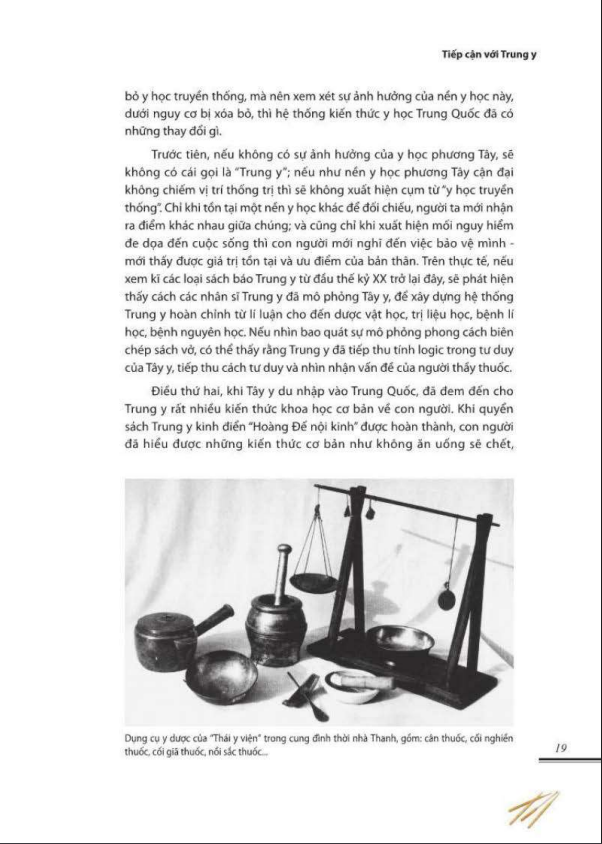
#> input picture assets/image.png, 602 x 844 px; its folder holds only this picture in this run
$ python model.py
#> lines starting #> are read from the running program, lines starting #| are printed output that depends on the picture; after the words box and inside, x2 and y2 are one past the last pixel; in counts of white or black regions, pixels touching at a corner belong together
import pytesseract
from PIL import Image, ImageEnhance, ImageFilter
import os
import sys

def preprocess_image(image_path):
#> called with image_path = 'assets/image.png'
    try:
        img = Image.open(image_path)
#> img is the input picture: PIL image 602x844 RGBA; mean R, G, B, A 231.4, 231.3, 231.3, 255
        # Convert to grayscale
        img = img.convert('L')
#> img: PIL image 602x844 L

        # Upscale the image (2x) to help with small details/accents
        width, height = img.size
#> width = 602; height = 844
        new_size = (width * 2, height * 2)
#> new_size = (1204, 1688)
        img = img.resize(new_size, Image.Resampling.LANCZOS)
#> img: PIL image 1204x1688 L

        # Enhance sharpness
        enhancer = ImageEnhance.Sharpness(img)
        img = enhancer.enhance(2.0)

        # Enhance contrast
        enhancer = ImageEnhance.Contrast(img)
        img = enhancer.enhance(1.5)
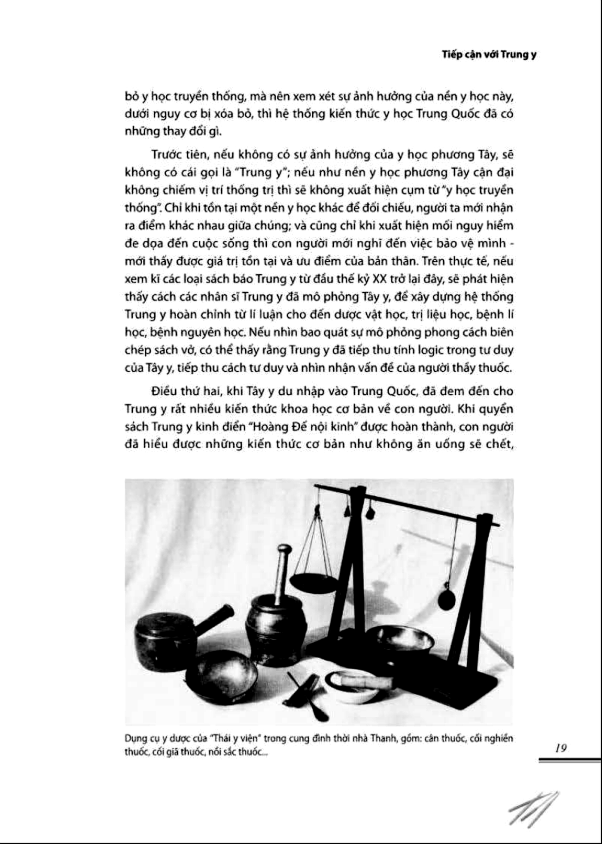
#> img: PIL image 1204x1688 L (shown at 1/2 size); min 0, max 255, mean 225.7

        # Apply thresholding
        # Using a slightly higher threshold to catch lighter text,
        # or use a simple binary threshold if lighting is consistent enough.
        # For now, let's try a standard threshold but on the enhanced image.
        threshold = 180
        img = img.point(lambda p: p > threshold and 255)
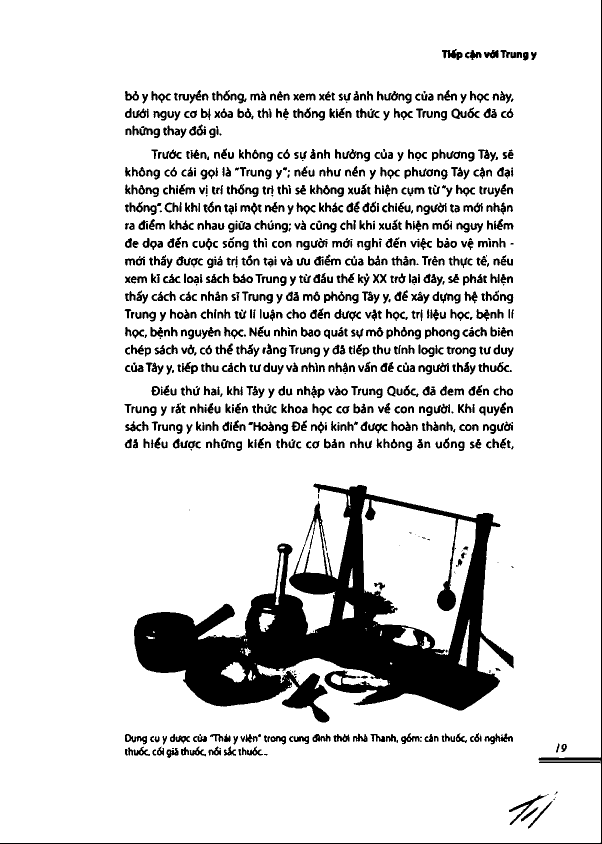
#> img: PIL image 1204x1688 L (shown at 1/2 size); 86.9% white; 1095 black regions (117 under 20 px), largest, box (x1, y1, x2, y2) and area: (268, 967, 1028, 1445) 129300, (0, 0, 1204, 1688) 6519, (1018, 1589, 1098, 1650) 655

        return img
    except Exception as e:
        print(f"Error processing image: {e}")
        return None

def main():
    filename = 'image.png'
    if len(sys.argv) > 1:
        filename = sys.argv[1]
    path = os.path.dirname(__file__)
    image_path = os.path.join(os.path.dirname(path), 'assets', filename)

    if not os.path.exists(image_path):
        print(f"Error: Image not found at {image_path}")
        return

    try:
        print(f"Processing {filename}...")
        img = preprocess_image(image_path)

        if img:
            text = pytesseract.image_to_string(img, lang='vie')

            print("OCR Result:")
            print("-" * 20)
            print(text)
            print("-" * 20)

    except Exception as e:
        print(f"An error occurred: {e}")

if __name__ == "__main__":
    main()
#> (the call stopped at in main, `text = pytesseract.image_to_string(img, lang='vie')`: pytesseract is not available in this run)
